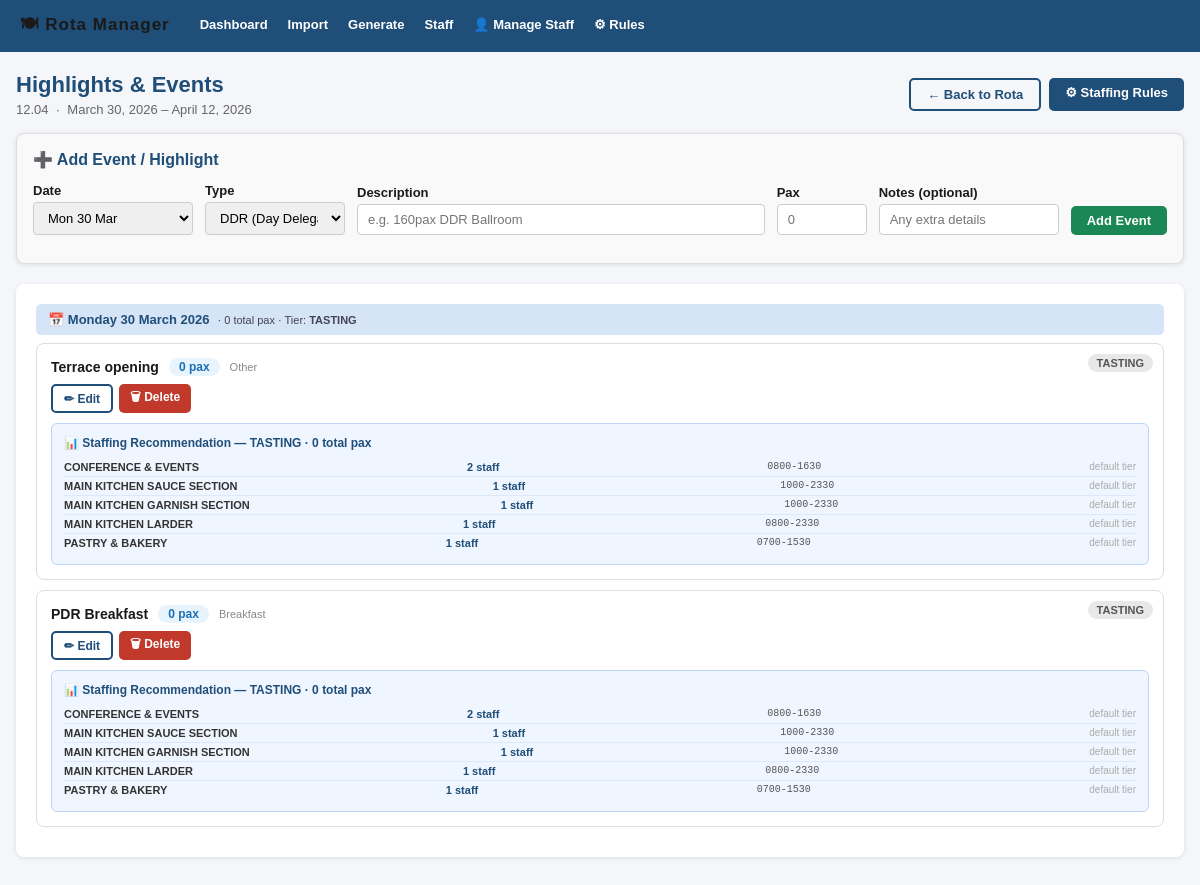
Screenshot of /rota/7/highlights/ with the database file from the repository.
### rota/models.py (models this page shows, shortened)
class RotaPeriod(models.Model):
    label = models.CharField(max_length=100)
    start_date = models.DateField()
    end_date = models.DateField()
    created_at = models.DateTimeField(auto_now_add=True)
    highlights = models.TextField(blank=True)
    class Meta:
        ordering = ['-start_date']

class Event(models.Model):
    EVENT_TYPES = [
        ('DDR', 'DDR (Day Delegate Rate)'),
        ('Reception', 'Reception'),
        ('Dinner', 'Dinner'),
        ('Lunch', 'Lunch'),
        ('Canapes', 'Canapés'),
        ('Buffet', 'Buffet'),
        ('Breakfast', 'Breakfast'),
        ('Tasting', 'Menu Tasting'),
        ('Other', 'Other'),
    ]
    rota_period = models.ForeignKey(RotaPeriod, on_delete=models.CASCADE, related_name='events')
    date = models.DateField()
    description = models.CharField(max_length=300)
    pax = models.IntegerField(default=0, help_text='Total number of guests/covers')
    event_type = models.CharField(max_length=50, blank=True, choices=EVENT_TYPES)
    notes = models.TextField(blank=True)
    class Meta:
        ordering = ['date', '-pax']
    @property
    def tier(self):
        if self.pax == 0:
            return 'tasting'
        elif self.pax <= 30:
            return 'small'
        elif self.pax <= 100:
            return 'medium'
        elif self.pax <= 250:
            return 'large'
        else:
            return 'vip'

class Section(models.Model):
    name = models.CharField(max_length=100, unique=True)
    order = models.IntegerField(default=0)
    class Meta:
        ordering = ['order']

### rota/views.py (the view)
# urls.py: path('rota/<int:period_id>/highlights/', views.edit_highlights, name='edit_highlights'),
def edit_highlights(request, period_id):
    period = get_object_or_404(RotaPeriod, pk=period_id)
    events = list(Event.objects.filter(rota_period=period).order_by('date', '-pax'))
    sections = list(Section.objects.order_by('order'))
    staffing_rules = list(StaffingRule.objects.select_related('section').all())
    events_by_date = defaultdict(list)
    for ev in events:
        events_by_date[ev.date].append(ev)
    recommendations = {}
    for d, evs in events_by_date.items():
        rec = get_staffing_recommendation(evs, sections, staffing_rules)
        if rec:
            recommendations[d.isoformat()] = rec
    all_dates = []
    cur = period.start_date
    while cur <= period.end_date:
        all_dates.append(cur)
        cur += timedelta(days=1)
    return render(request, 'rota/highlights.html', {
        'period': period, 'events': events,
        'sections': sections, 'recommendations': recommendations,
        'all_dates': all_dates, 'event_types': Event.EVENT_TYPES,
    })

### rota/templates/rota/highlights.html (shortened to what this page needs)
{% extends 'rota/base.html' %}
{% block content %}
<div style="display:flex;align-items:center;justify-content:space-between;margin-bottom:16px;flex-wrap:wrap;gap:8px;">
  <div>
    <h1 style="margin:0;">Highlights &amp; Events</h1>
    <p style="color:#666;margin-top:4px;">{{ period.label }} &nbsp;·&nbsp; {{ period.start_date }} – {{ period.end_date }}</p>
  </div>
  <div style="display:flex;gap:8px;">
    <a href="/rota/{{ period.id }}/" class="btn btn-outline">← Back to Rota</a>
    <a href="/staffing-rules/" class="btn btn-primary">⚙ Staffing Rules</a>
  </div>
</div>
<div class="card add-event-form">
  <h2 style="margin-bottom:14px;">➕ Add Event / Highlight</h2>
  <div class="form-row">
    <div class="form-group">
      <label>Date</label>
      <select id="new-date" style="width:160px;">
        {% for d in all_dates %}
        <option value="{{ d|date:'Y-m-d' }}">{{ d|date:"D d M" }}</option>
        {% endfor %}
      </select>
    </div>
    <div class="form-group">
      <label>Type</label>
      <select id="new-type" style="width:140px;">
        {% for val, label in event_types %}<option value="{{ val }}">{{ label }}</option>{% endfor %}
      </select>
    </div>
    <div class="form-group" style="flex:1;min-width:200px;">
      <label>Description</label>
      <input type="text" id="new-desc" placeholder="e.g. 160pax DDR Ballroom" style="width:100%;">
    </div>
    <div class="form-group">
      <label>Pax</label>
      <input type="number" id="new-pax" placeholder="0" min="0" style="width:90px;">
    </div>
    <div class="form-group">
      <label>Notes (optional)</label>
      <input type="text" id="new-notes" placeholder="Any extra details" style="width:180px;">
    </div>
    <div class="form-group">
      <label>&nbsp;</label>
      <button class="btn btn-success" onclick="addEvent()">Add Event</button>
    </div>
  </div>
</div>
<div id="events-container">
{% if not events %}
  <div class="empty-state card" id="empty-msg">
    <p>No events yet. Add events above to get pax-based staffing recommendations.</p>
  </div>
{% else %}
  {% regroup events by date as events_by_day %}
  {% for day in events_by_day %}
  <div class="card" id="day-{{ day.grouper|date:'Y-m-d' }}" style="margin-bottom:16px;">
    <div class="date-section-header">
      📅 {{ day.grouper|date:"l d F Y" }}
      {% with date_iso=day.grouper|date:'Y-m-d' %}
      {% if recommendations|default_if_none:""|length %}
      <span class="day-pax" id="day-pax-{{ date_iso }}">
        {% if recommendations %}
          {% for k, v in recommendations.items %}{% if k == date_iso %}· {{ v.total_pax }} total pax · Tier: <strong>{{ v.tier|upper }}</strong>{% endif %}{% endfor %}
        {% endif %}
      </span>
      {% endif %}
      {% endwith %}
    </div>
    {% for ev in day.list %}
    <div class="event-card" id="event-{{ ev.id }}" style="margin-bottom:10px;">
      <span class="tier-badge tier-{{ ev.tier }}">{{ ev.tier|upper }}</span>
      <div style="display:flex;align-items:center;gap:10px;flex-wrap:wrap;">
        <span style="font-weight:700;font-size:14px;">{{ ev.description }}</span>
        <span style="background:#e8f4fd;border-radius:12px;padding:2px 10px;font-size:12px;font-weight:600;color:#1a6fb5;">{{ ev.pax }} pax</span>
        <span style="font-size:11px;color:#888;">{{ ev.get_event_type_display }}</span>
      </div>
      <div style="margin-top:8px;display:flex;gap:6px;">
        <button class="btn btn-outline btn-sm" onclick="toggleEdit({{ ev.id }})">✏ Edit</button>
        <button class="btn btn-danger btn-sm" onclick="deleteEvent({{ ev.id }}, '{{ ev.date|date:'Y-m-d' }}')">🗑 Delete</button>
      </div>
      {% with date_iso=ev.date|date:'Y-m-d' %}
      {% for k, rec in recommendations.items %}
      {% if k == date_iso %}
      <div class="rec-panel" id="rec-{{ date_iso }}">
        <h4>📊 Staffing Recommendation — {{ rec.tier|upper }} · {{ rec.total_pax }} total pax</h4>
        {% for sr in rec.sections %}
        <div class="rec-row">
          <span class="sec-name">{{ sr.section.name }}</span>
          <span class="count">{{ sr.staff_count }} staff</span>
          <span class="shift">{{ sr.shift }}</span>
          <span style="font-size:10px;color:#aaa;">{{ sr.source }}</span>
        </div>
        {% endfor %}
      </div>
      {% endif %}
      {% endfor %}
      {% endwith %}
    </div>
    {% endfor %}
  </div>
  {% endfor %}
{% endif %}
</div>
{% endblock %}

### rota/templates/rota/base.html (style rules this page uses)
:root { --navy: #1f4e79; --blue: #2e75b6; --light-blue: #d6e4f7; --green: #70ad47; --light-green: #e2efda; --yellow: #ffd966; --red: #ff0000; --grey: #d9d9d9; --white: #ffffff; --text: #1a1a1a; --shift-early: #C0E6F5; --shift-am: #E2EFDA; --shift-pm: #FCE4D6; --shift-late: #F4B084; --shift-night: #B4C6E7; --shift-off: #d9d9d9; --shift-h: #ffd966; --shift-sick: #ffb3b3; --shift-other: #ffe4d0; --shift-breakfast: #c4f2de; --shift-brunch: #457aed; --sec-exec: #FFD966; --sec-conf: #00B050; --sec-duty: #AEAAAA; --sec-sauce: #FF0000; --sec-garnish: #B4C6E7; --sec-larder: #92D050; --sec-breakfast: #FFE699; --sec-night: #333333; --sec-canteen: #808080; --sec-pastry: #00B0F0; --sec-terrace: #F4B084; }
* { box-sizing: border-box; margin: 0; padding: 0; }
body { font-family: Arial, sans-serif; font-size: 13px; color: var(--text); background: #f4f6f9; }
h1 { font-size: 22px; color: var(--navy); margin-bottom: 20px; }
h2 { font-size: 16px; color: var(--navy); margin-bottom: 12px; }
.card { background: #fff; border-radius: 8px; box-shadow: 0 1px 4px rgba(0,0,0,.1); padding: 20px; margin-bottom: 20px; }
.btn { display: inline-block; padding: 7px 16px; border-radius: 5px; font-size: 13px; font-weight: 600; cursor: pointer; border: none; text-decoration: none; }
.btn-primary { background: var(--navy); color: #fff; }
.btn-success { background: #1a8754; color: #fff; }
.btn-outline { background: transparent; border: 2px solid var(--navy); color: var(--navy); }
.btn-sm { padding: 4px 11px; font-size: 12px; }
input, select { padding: 7px 10px; border: 1px solid #ccc; border-radius: 4px; font-size: 13px; }
label { font-weight: 600; display: block; margin-bottom: 4px; }
.form-group { margin-bottom: 14px; }

### rota/templates/rota/highlights.html (style rules this page uses)
.event-card { background:#fff; border:1px solid #ddd; border-radius:8px; padding:14px; position:relative; }
.event-card .tier-badge { position:absolute; top:10px; right:10px; padding:3px 9px; border-radius:12px; font-size:11px; font-weight:700; }
.tier-tasting { background:#e8e8e8; color:#555; }
.rec-panel { background:#f0f6ff; border:1px solid #bcd4f5; border-radius:6px; padding:12px; margin-top:10px; }
.rec-panel h4 { font-size:12px; color:#1f4e79; margin-bottom:8px; }
.rec-row { display:flex; justify-content:space-between; font-size:11px; padding:3px 0; border-bottom:1px solid #dde8f8; }
.rec-row:last-child { border-bottom:none; }
.rec-row .sec-name { font-weight:600; color:#333; }
.rec-row .count { color:#1f4e79; font-weight:700; }
.rec-row .shift { font-family:monospace; color:#555; font-size:10px; }
.add-event-form { background:#f9f9f9; border:1px solid #ddd; border-radius:8px; padding:16px; }
.form-row { display:flex; gap:12px; flex-wrap:wrap; align-items:flex-end; margin-bottom:12px; }
.form-row .form-group { margin:0; }
.date-section-header { background:var(--light-blue); padding:8px 12px; font-weight:700; font-size:13px; color:var(--navy); border-radius:5px; margin-bottom:8px; display:flex; align-items:center; gap:8px; }
.date-section-header .day-pax { font-size:11px; font-weight:400; color:#445; }
.btn-danger { background:#c0392b; color:#fff; }

### rows the page displays
RotaPeriod: label "12.04", start_date "March 30, 2026", end_date "April 12, 2026", start_date "Mon 30 Mar"
Event: grouper "Monday 30 March 2026", tier "TASTING", description "Terrace opening", pax "0", event_type "Other", tier "TASTING", total_pax "0"
Section: section.name "CONFERENCE & EVENTS", staff_count "2", shift "0800-1630", source "default tier"
Section: section.name "MAIN KITCHEN SAUCE SECTION", staff_count "1", shift "1000-2330", source "default tier"
Section: section.name "MAIN KITCHEN GARNISH SECTION", staff_count "1", shift "1000-2330", source "default tier"
Section: section.name "MAIN KITCHEN LARDER", staff_count "1", shift "0800-2330", source "default tier"
Section: section.name "PASTRY & BAKERY", staff_count "1", shift "0700-1530", source "default tier"
Event: tier "TASTING", description "PDR Breakfast", pax "0", event_type "Breakfast", tier "TASTING", total_pax "0"

### other values shown
{{ v.total_pax }} "0"
{{ v.tier|upper }} "TASTING"
form field value "DDR (Day Delegate Rate)"
